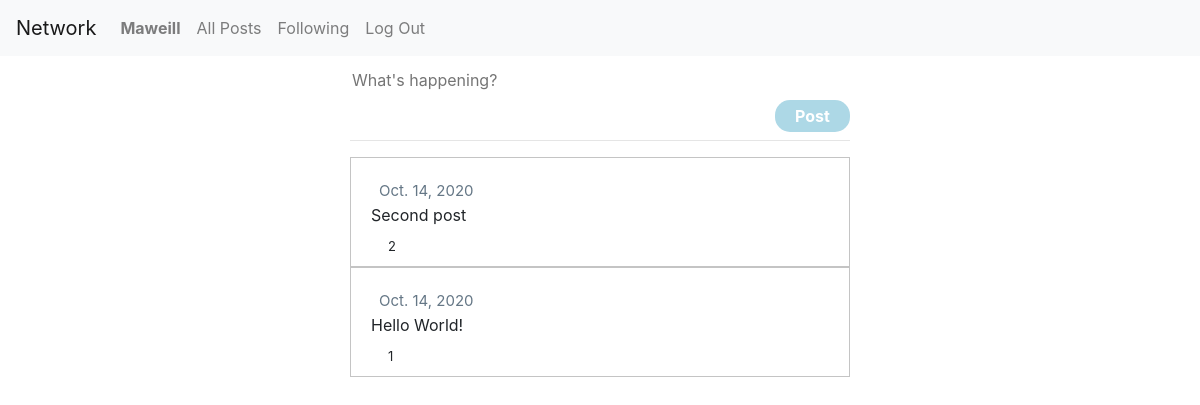
Before: / (signed in) with the older database file.
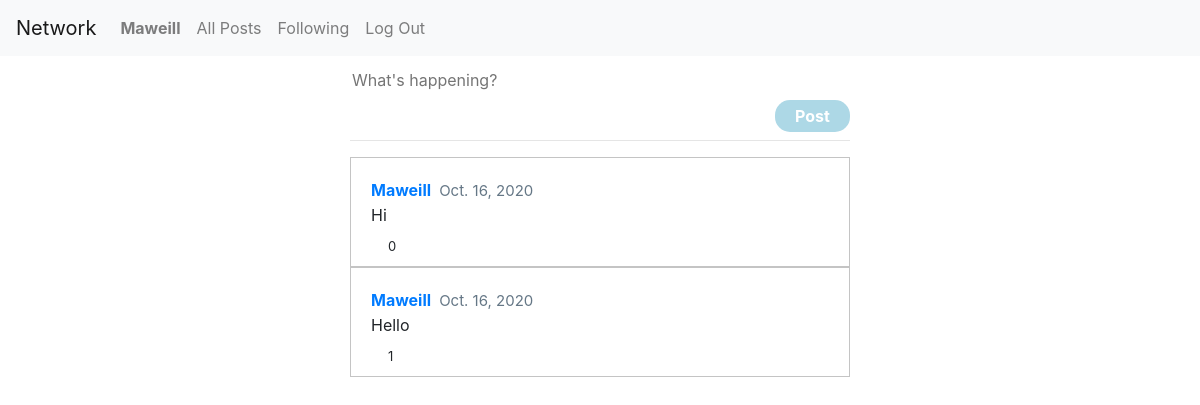
After: the same page with the newer database file.
### network/models.py (models this page shows, shortened)
class User(AbstractUser):
    pass

class Post(models.Model):
	user = models.ForeignKey(User, on_delete=models.CASCADE, related_name="posts")
	text = models.TextField(max_length=280)
	liked = models.ManyToManyField(User, blank=True, related_name="post_liked")
	created = models.DateTimeField(auto_now_add=True)

### network/views.py (the view)
# urls.py: path("", views.index, name="index"),
def index(request):
    posts = Post.objects.all().order_by("-created")
    now_date = datetime.now()
    return render(request, "network/index.html", {
        "posts": posts,
        })

### network/templates/network/index.html (shortened to what this page needs)
{% extends "network/layout.html" %}
{% load static %}
{% block body %}
	<div id="new-post" onload="init();">
		<form id="create-post">
			<textarea id="new-post-content" name="content" placeholder="What's happening?" rows="1" autofocus></textarea><br>
			<button id="new-post-btn" type="submit">Post</button>
		</form>
	</div>
	<br><hr>
    {% for post in posts %}
    	<div class="post">
    		<p class="post-info"><a id="post-user" href="{% url 'profile' post.user %}">{{ post.user }}</a>  <span id="post-created">{{ post.created.date }}</span></p>
    		<p class="post-content">{{ post.text }}</p>
    		{% if user.is_authenticated %}
    			<div class="heart" tabindex="-1"></div>
    		{% else %}
    			<a href="/login"><div class="heart" tabindex="-1"></div></a>
    		{% endif %}
    		<p class="post-liked">{{ post.liked.all.count }}</p>
    	</div>
    {% endfor %}
{% endblock %}

### network/templates/network/layout.html (shortened to what this page needs)
{% load static %}
<!DOCTYPE html>
<html lang="en">
    <head>
        <link rel="stylesheet" href="https://stackpath.bootstrapcdn.com/bootstrap/4.4.1/css/bootstrap.min.css">
        <link href="{% static 'network/styles.css' %}" rel="stylesheet">
    </head>
    <body>
        <nav class="navbar navbar-expand-lg navbar-light bg-light">
            <a class="navbar-brand" href="#">Network</a>
            <div>
              <ul class="navbar-nav mr-auto">
                {% if user.is_authenticated %}
                    <li class="nav-item">
                        <a class="nav-link" href="#"><strong>{{ user.username }}</strong></a>
                    </li>
                {% endif %}
                <li class="nav-item">
                  <a class="nav-link" href="{% url 'index' %}">All Posts</a>
                </li>
                {% if user.is_authenticated %}
                    <li class="nav-item">
                        <a class="nav-link" href="#">Following</a>
                    </li>
                    <li class="nav-item">
                        <a class="nav-link" href="{% url 'logout' %}">Log Out</a>
                    </li>
                {% endif %}
              </ul>
            </div>
          </nav>
        <div class="body">
            {% block body %}
            {% endblock %}
        </div>
    </body>
</html>

### network/static/network/styles.css (style rules this page uses)
.body { padding: 10px; position: relative; display: table; margin-left: auto; margin-right: auto; }
.post { padding: 20px; width: 500px; border: 1px solid #c4c4c4; height: auto; }
.post > * { margin: 0px; }
.post-info { font-weight: bold; cursor: pointer; display: table; }
#post-user { margin-right: 8px; }
#post-created { font-weight: normal; font-size: 15px; color: rgb(101, 119, 134); }
#new-post-content { width: 500px; height: auto; }
.post-liked { font-size: 13px; margin-left: 17px; position: relative; top: 10px; }
.heart { cursor: pointer; background-image:url( 'https://abs.twimg.com/a/1446542199/img/t1/web_heart_animation.png'); background-position: left; background-repeat: no-repeat; background-size: 2900%; height: 40px; width: 50px; position: absolute; left: 13px; }
#new-post-btn { border: none; border-radius: 15px; background-color: #ADD8E6; color: white; font-weight: bold; float: right; width: 15%; height: 32px; }
#new-post-content { border: 0 none black; outline: none; resize: none; }

Changed rows visible on the page:
removed Post: created "Oct. 14, 2020", text "Second post", liked.all.count "2"
removed Post: created "Oct. 14, 2020", text "Hello World!", liked.all.count "1"
added Post: user "Maweill", created "Oct. 16, 2020", text "Hi", liked.all.count "0"
added Post: user "Maweill", created "Oct. 16, 2020", text "Hello", liked.all.count "1"
